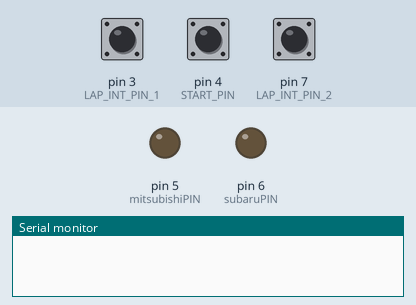
The sketch below on a simulated Arduino Leonardo, built with avr-gcc and run on an emulated ATmega32U4. Parts: output pins drawn as LEDs (lit = HIGH), the last lines printed to the serial monitor. The inputs (shaded band) are chosen by the test bench; at power-on: pin 4 (START_PIN) HIGH, pin 3 (LAP_INT_PIN_1) HIGH, pin 7 (LAP_INT_PIN_2) HIGH.

Above: at 1.2 s.
1.3 s: pin 4 (START_PIN) pulled LOW for 0.15 s
4.4 s: pin 3 (LAP_INT_PIN_1) pulled LOW for 0.15 s
At 4.4 s:
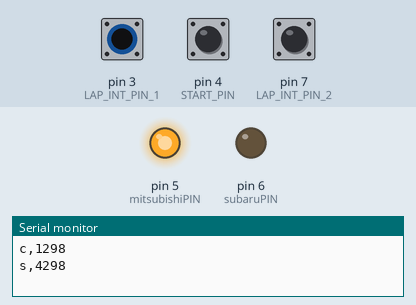
9.1 s: pin 4 (START_PIN) pulled LOW for 1 s
Timing chart, 0 to 12.1 s (numbered marks = the images above; inputs shaded):
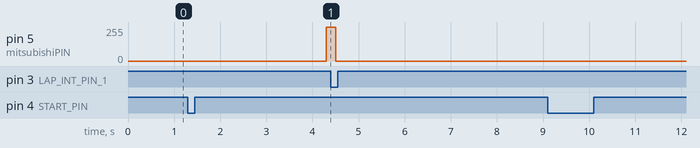

Measured:
- after the input at 1.3 s, pin 5 (mitsubishiPIN): 0/255 → 254/255 after 3.0 s

The sketch:

slot_car_ctrl.ino
```cpp
// SLOT CAR controller

// pins for the cars. (PWM)
const int mitsubishiPIN = 5;
const int subaruPIN = 6;
// pins for the lap counters (INT) // Micro, Leonardo, other 32u4-based  0, 1, 2, 3, 7
const int LAP_INT_PIN_1 = 3;
const int LAP_INT_PIN_2 = 7;
const int LAP_START_BOOST = 2;

// start button
const int START_PIN = 4;
int readout=0;
short speeds[2][400];//animation array
volatile long time_track_R = 0;
volatile long time_track_L = 0;

short start_stop = 0; // if 1 enable race if 0 stop race
short buff=-1;
short detach_int1=0;
short detach_int2=0;
short detach_cycle1 = 0;
short detach_cycle2 = 0;
short aux=0;
short idx=0;
short inc = 0;

short first_lap = 1;

byte mode = 0;//0-RACE
              //1-accept animation for car 1
              //2-accept animation for car 2
unsigned long tim_now;
unsigned long tim_prev;
unsigned long tim_now_track1;
unsigned long tim_prev_track1;
unsigned long tim_now_deb2;
unsigned long tim_prev_deb2;

void setup() {
  // initialize serial:
  Serial.begin(9600);
  pinMode(mitsubishiPIN, OUTPUT);
  pinMode(subaruPIN, OUTPUT);
  pinMode(LAP_INT_PIN_1, INPUT_PULLUP);
  pinMode(LAP_INT_PIN_2, INPUT_PULLUP);
  pinMode(START_PIN, INPUT_PULLUP);
  attachInterrupt(digitalPinToInterrupt(LAP_INT_PIN_1), LAP1_interrupt, FALLING);
  attachInterrupt(digitalPinToInterrupt(LAP_INT_PIN_2), LAP2_interrupt, FALLING);
  tim_prev = millis();
}

void loop() {
  //an_rd();
  // if there's any serial available, read it:
  if(digitalRead(START_PIN)==0){
    if(start_stop == 0){
      start_stop= 1;
      Serial.print("c,");
      long start_time = millis();
      Serial.print(start_time,DEC);
      Serial.print("\n");
      delay(3000);
      start_time = millis();
      Serial.print("s,");
      Serial.print(start_time,DEC);
      Serial.print("\n");
      idx=0;
      first_lap = 1;
      }
    else if(start_stop == 1){
     start_stop = 0;
     idx=0;
     analogWrite(mitsubishiPIN, 0);
    Serial.print("x,");
    long stop_time = millis();
    Serial.print(stop_time,DEC);
    Serial.print("\n");
    delay(3000);
    }}
  while (Serial.available() > 0) {
    //Serial.print("IN serial");
    buff = Serial.read();
    if (mode > 0) { // In mode 1 or 2 Reads serial buffer; if value is between 0 and 100 it is wrote in the table of the selected car
      StoreInTable();
    }
    // change mode
        if (buff == 111){  //go into accept mode for car 1
          mode=1;
          //Serial.print("Mode 1: Data to car 1\n");
          ChangedMode();
        }else if (buff == 112){//go into accept mode for car 2
          //Serial.print("Mode 2: Data to car 2\n");
          mode=2;
          ChangedMode();
        }else if (buff == 113){
          //Serial.print("Mode 0:Race Mode\n");
          mode = 0;
          ChangedMode();
         }
    }


    if (mode == 0){ // RACE time!
      if ( start_stop==1){
        race();
      }
      }

  }

void StoreInTable(){
  //Serial.print("OK \n");
      if (inc>=400) buff=114;
      if (buff<=100) {
         aux = (254*buff)/100;   //0-100 to 0-255 (255 FORBIDDEN! )
        if (aux>255) aux=255 ;//255 means STOP!
        speeds[mode-1][inc] = aux;
        inc++;
      }
      if (buff > 110 ){//go into  mode for car x
        if (mode > 0) {//storage operation done for either car, go into RACE mode
          //Serial.print("Done accepting values RACE\n");
          if (mode == 1){
              speeds[0][inc]=255;//stop signal
            }else if (mode == 2){
              speeds[1][inc]=255;//stop signal
            }
            mode=0;//back to rae mode

      }

  }
        return;
}
void ChangedMode(){
  inc = 0;
  return;
  }

void race(){//race here
       tim_now = millis();

       if ((tim_now-tim_prev)> 100){
        //Serial.print("aqui");
        tim_prev = tim_now;
        if (detach_int1 >=1){
          if (detach_cycle1< 50){
            detach_cycle1++;
            }
            else{detach_cycle1=0;
            detach_int1 = 0;
            attachInterrupt(digitalPinToInterrupt(LAP_INT_PIN_1), LAP1_interrupt, FALLING);
              }
          }
          if (detach_int2 >=1){
          if (detach_cycle2< 50){
            detach_cycle2++;
            }
            else{detach_cycle2=0;
               Serial.write("r,");
     Serial.print(time_track_R,DEC);
   Serial.print("\n");
   detachInterrupt(digitalPinToInterrupt(LAP_INT_PIN_2));
            detach_int2 = 0;
            attachInterrupt(digitalPinToInterrupt(LAP_INT_PIN_2), LAP2_interrupt, FALLING);
              }
          }
        //Serial.print(speeds[0][idx],DEC);
        //Serial.print(",");
        //Serial.print(idx,DEC);
        //Serial.print("\n");
        if(speeds[0][idx]>=255){
          idx=0;
          mode=0;
          return;
        }

        if (first_lap == 1){
          if (idx < LAP_START_BOOST){
            analogWrite(mitsubishiPIN, 254);
          } else {
            analogWrite(mitsubishiPIN, speeds[0][idx]);
            first_lap = 0;
          }


        } else {
          analogWrite(mitsubishiPIN, speeds[0][idx]);
        }

        idx++;
     }
     return;
  }

void LAP1_interrupt(){

   Serial.write("l,");
   time_track_L = millis();
   Serial.print(time_track_L,DEC);
   Serial.print("\n");
   detachInterrupt(digitalPinToInterrupt(LAP_INT_PIN_1));
   detach_int1 = 1;
}

void LAP2_interrupt(){
   idx = 0;
   detach_int2 = 1;
   time_track_R = millis();
}

//void an_rd(void){
//    delay(100);
//    readout=analogRead(ootPIN);
//    Serial.write(byte(readout >> 8));
//    Serial.write(byte(readout & 0xFF));
//    Serial.write('\n');
//  }
```
